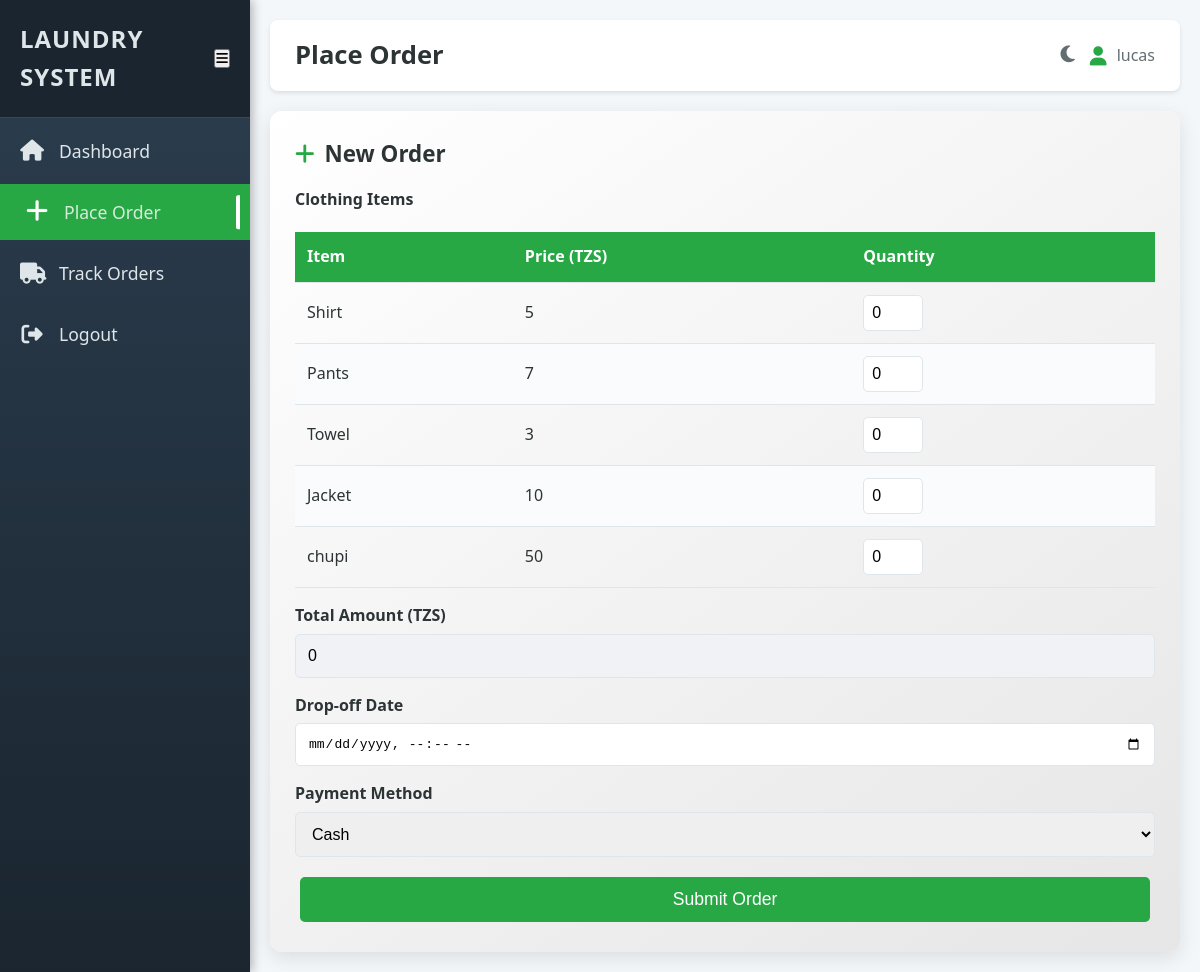
The app's page /order_form.php (signed in) with its own data.
### tables this page shows
CREATE TABLE `clothing_items` (
  `item_id` int NOT NULL AUTO_INCREMENT,
  `name` varchar(100) NOT NULL,
  `price` decimal(10,2) NOT NULL,
  `created_at` timestamp NOT NULL DEFAULT CURRENT_TIMESTAMP,
  PRIMARY KEY (`item_id`)
);

### order_form.php (the view, shortened to what this page needs)
<?php
require 'includes/db_connect.php';
$username = $_SESSION['name'] ?? 'User';
$stmt = $pdo->prepare("SELECT * FROM clothing_items");
$stmt->execute();
$clothing_items = $stmt->fetchAll(PDO::FETCH_ASSOC);
?>
<!DOCTYPE html>
<html lang="en">
<head>
    <link rel="stylesheet" href="css/styles.css">
    <link rel="stylesheet" href="https://cdnjs.cloudflare.com/ajax/libs/font-awesome/6.4.0/css/all.min.css" />
</head>
<body class="dashboard-body" data-theme="light">
    <?php include 'includes/sidebar.php'; ?>
    <div class="main-content" id="main-content">
        <header class="dashboard-header">
            <h2>Place Order</h2>
            <div class="header-controls">
                <button id="theme-toggle" class="theme-toggle"><i class="fas fa-moon"></i></button>
                <div class="user-info">
                    <i class="fas fa-user"></i>
                    <span><?php echo htmlspecialchars($username); ?></span>
                </div>
            </div>
        </header>
        <div class="dashboard-container">
            <div class="card">
                <h3><i class="fas fa-plus"></i> New Order</h3>
                <form method="POST" action="" class="order-form" onsubmit="return validateOrderForm()">
                    <div class="input-group">
                        <label>Clothing Items</label>
                        <table class="clothing-table">
                            <thead>
                                <tr>
                                    <th>Item</th>
                                    <th>Price (TZS)</th>
                                    <th>Quantity</th>
                                </tr>
                            </thead>
                            <tbody>
                                <?php foreach ($clothing_items as $item): ?>
                                    <tr>
                                        <td><?php echo htmlspecialchars($item['name']); ?></td>
                                        <td><?php echo number_format($item['price'], 0); ?></td>
                                        <td>
                                            <input type="number" name="quantity_<?php echo $item['item_id']; ?>" min="0" value="0" class="quantity-input" data-price="<?php echo $item['price']; ?>" onchange="updateTotal()">
                                        </td>
                                    </tr>
                                <?php endforeach; ?>
                            </tbody>
                        </table>
                    </div>
                    <div class="input-group">
                        <label>Total Amount (TZS)</label>
                        <input type="text" id="total_amount" readonly value="0">
                    </div>
                    <div class="input-group">
                        <label for="drop_off_date">Drop-off Date</label>
                        <input type="datetime-local" id="drop_off_date" name="drop_off_date" required>
                    </div>
                    <div class="input-group">
                        <label for="payment_method">Payment Method</label>
                        <select id="payment_method" name="payment_method" required>
                            <option value="cash">Cash</option>
                        </select>
                    </div>
                    <button type="submit" class="login-button">Submit Order</button>
                </form>
            </div>
        </div>
    </div>
</body>
</html>

### css/styles.css (style rules this page uses)
* { margin: 0; padding: 0; box-sizing: border-box; }
body { font-family: 'Segoe UI', Arial, sans-serif; line-height: 1.6; background: #ecf0f1; transition: background 0.3s, color 0.3s; }
body[data-theme="light"] { background: #f4f7fa; color: #2d3436; }
.dashboard-body { display: flex; min-height: 100vh; }
.main-content { margin-left: 250px; flex-grow: 1; padding: 20px; transition: margin-left 0.3s ease; background: #f4f7fa; }
.dashboard-header { background: #fff; padding: 15px 25px; box-shadow: 0 2px 4px rgba(0, 0, 0, 0.1); display: flex; justify-content: space-between; align-items: center; border-radius: 8px; margin-bottom: 20px; position: sticky; top: 0; z-index: 500; }
.dashboard-header h2 { font-size: 1.6em; color: #2d3436; }
.header-controls { display: flex; align-items: center; gap: 15px; }
.theme-toggle { background: none; border: none; font-size: 1.2em; cursor: pointer; color: #636e72; transition: color 0.3s; }
.user-info { display: flex; align-items: center; gap: 10px; font-size: 1em; color: #636e72; }
.user-info i { color: #28a745; font-size: 1.2em; }
.dashboard-container { max-width: 1600px; margin: 0 auto; }
.card { background: linear-gradient(145deg, #ffffff, #e6e6e6); border-radius: 12px; box-shadow: 0 6px 20px rgba(0, 0, 0, 0.1); padding: 25px; transition: transform 0.3s ease, box-shadow 0.3s ease; position: relative; }
.card h3 { font-size: 1.4em; color: #2d3436; display: flex; align-items: center; gap: 10px; margin-bottom: 15px; }
.card h3 i { color: #28a745; }
.sortable-table, .clothing-table { width: 100%; border-collapse: collapse; margin-top: 20px; }
.sortable-table th, .sortable-table td, .clothing-table th, .clothing-table td { padding: 12px; text-align: left; border-bottom: 1px solid #dfe6e9; }
.sortable-table th, .clothing-table th { background: #28a745; color: #fff; font-weight: 600; cursor: pointer; transition: background 0.3s; }
.sortable-table tbody tr, .clothing-table tbody tr { transition: background 0.3s; }
.sortable-table tbody tr:nth-child(even), .clothing-table tbody tr:nth-child(even) { background: #f9fbfd; }
.clothing-table input[type="number"] { width: 60px; padding: 8px; border: 1px solid #dfe6e9; border-radius: 5px; }
.order-form, .inventory-form, .login-form { display: flex; flex-direction: column; gap: 15px; }
.input-group { text-align: left; }
.input-group label { display: block; color: #2d3436; margin-bottom: 5px; font-weight: bold; }
.input-group input, .input-group textarea, .input-group select { width: 100%; padding: 12px; border: 1px solid #dfe6e9; border-radius: 5px; font-size: 1em; transition: border-color 0.3s, box-shadow 0.3s; }
.input-group input[readonly] { background: #f1f2f6; cursor: not-allowed; }
.login-button, .action-button { background: #28a745; color: #fff; border: none; padding: 12px 20px; border-radius: 5px; font-size: 1.1em; cursor: pointer; transition: background 0.3s, transform 0.2s; text-decoration: none; display: inline-block; margin: 5px; }

### records on screen
clothing_items: name "Shirt", price "5"
clothing_items: name "Pants", price "7"
clothing_items: name "Towel", price "3"
clothing_items: name "Jacket", price "10"
clothing_items: name "chupi", price "50"

### other values on screen
$username "lucas"
